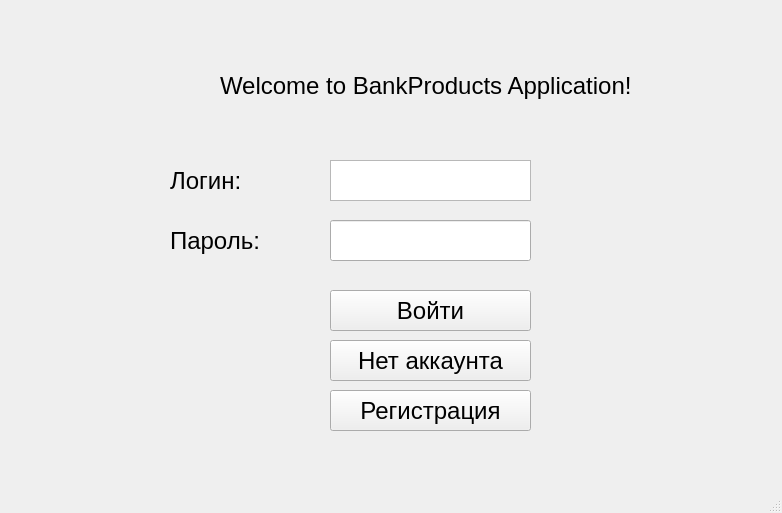
<?xml version="1.0" encoding="UTF-8"?>
<ui version="4.0">
 <class>MainWindow</class>
 <widget class="QMainWindow" name="MainWindow">
  <property name="geometry">
   <rect>
    <x>0</x>
    <y>0</y>
    <width>782</width>
    <height>513</height>
   </rect>
  </property>
  <property name="font">
   <font>
    <pointsize>18</pointsize>
   </font>
  </property>
  <property name="windowTitle">
   <string>BankProducts Application</string>
  </property>
  <widget class="QWidget" name="centralwidget">
   <widget class="QLabel" name="label">
    <property name="geometry">
     <rect>
      <x>220</x>
      <y>40</y>
      <width>421</width>
      <height>91</height>
     </rect>
    </property>
    <property name="text">
     <string>Welcome to BankProducts Application!</string>
    </property>
   </widget>
   <widget class="QTextEdit" name="loginEdit">
    <property name="geometry">
     <rect>
      <x>330</x>
      <y>160</y>
      <width>201</width>
      <height>41</height>
     </rect>
    </property>
   </widget>
   <widget class="QLabel" name="label_2">
    <property name="geometry">
     <rect>
      <x>170</x>
      <y>160</y>
      <width>131</width>
      <height>41</height>
     </rect>
    </property>
    <property name="text">
     <string>Логин:</string>
    </property>
   </widget>
   <widget class="QLabel" name="label_3">
    <property name="geometry">
     <rect>
      <x>170</x>
      <y>220</y>
      <width>131</width>
      <height>41</height>
     </rect>
    </property>
    <property name="text">
     <string>Пароль:</string>
    </property>
   </widget>
   <widget class="QPushButton" name="enter">
    <property name="geometry">
     <rect>
      <x>330</x>
      <y>290</y>
      <width>201</width>
      <height>41</height>
     </rect>
    </property>
    <property name="text">
     <string>Войти</string>
    </property>
   </widget>
   <widget class="QLineEdit" name="passwdEdit">
    <property name="geometry">
     <rect>
      <x>330</x>
      <y>220</y>
      <width>201</width>
      <height>41</height>
     </rect>
    </property>
    <property name="text">
     <string/>
    </property>
    <property name="echoMode">
     <enum>QLineEdit::Password</enum>
    </property>
   </widget>
   <widget class="QPushButton" name="notauth">
    <property name="geometry">
     <rect>
      <x>330</x>
      <y>340</y>
      <width>201</width>
      <height>41</height>
     </rect>
    </property>
    <property name="text">
     <string>Нет аккаунта</string>
    </property>
   </widget>
   <widget class="QPushButton" name="registration">
    <property name="geometry">
     <rect>
      <x>330</x>
      <y>390</y>
      <width>201</width>
      <height>41</height>
     </rect>
    </property>
    <property name="text">
     <string>Регистрация</string>
    </property>
   </widget>
  </widget>
  <widget class="QMenuBar" name="menubar">
   <property name="geometry">
    <rect>
     <x>0</x>
     <y>0</y>
     <width>782</width>
     <height>33</height>
    </rect>
   </property>
  </widget>
  <widget class="QStatusBar" name="statusbar"/>
 </widget>
 <resources/>
 <connections/>
</ui>
